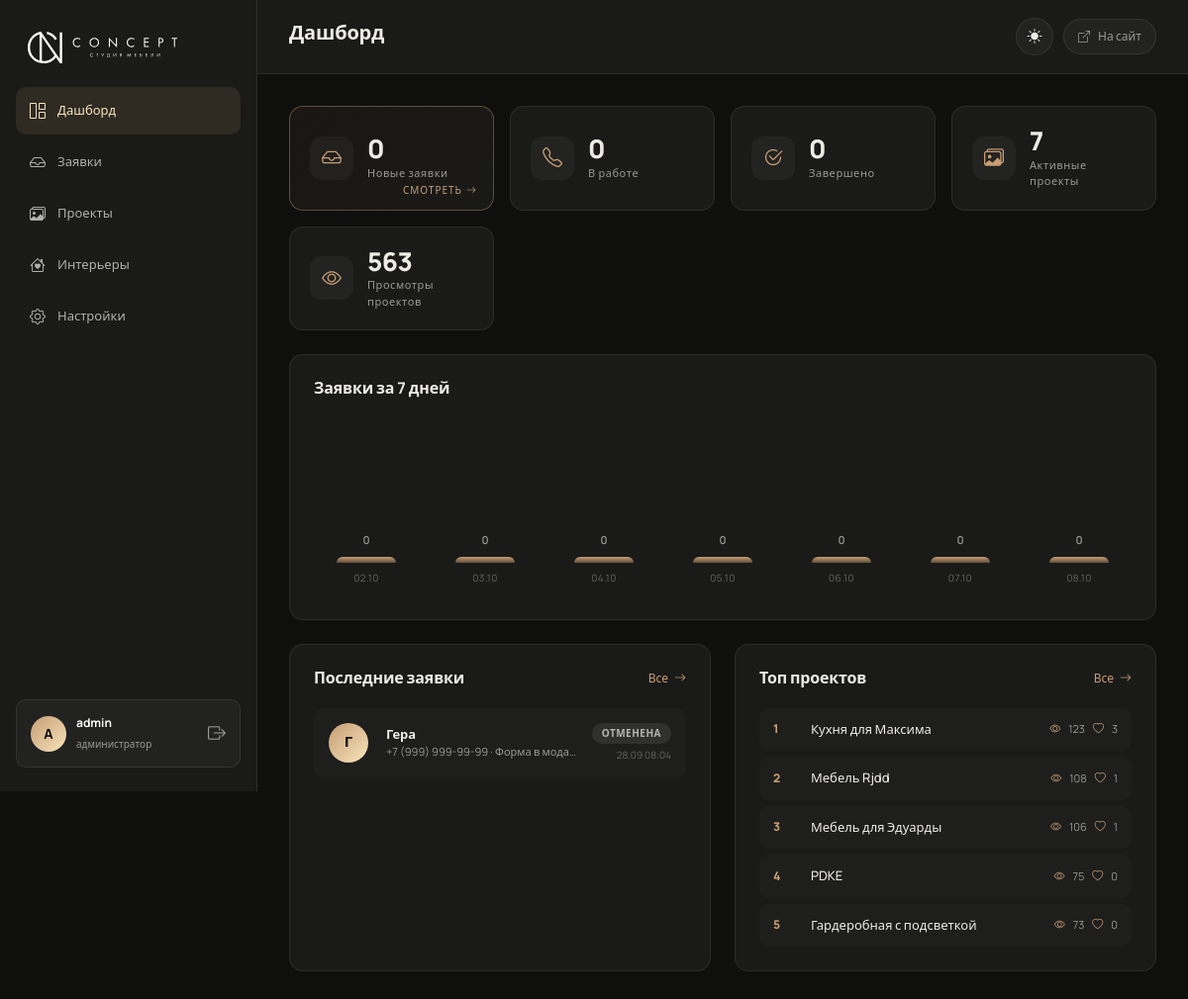
Page /admin/dashboard.php (signed in) on the committed database.
### tables this page shows
CREATE TABLE `leads` (
  `id` int(11) NOT NULL,
  `name` varchar(100) NOT NULL,
  `phone` varchar(20) NOT NULL,
  `email` varchar(100) DEFAULT NULL,
  `source` varchar(50) DEFAULT 'quiz',
  `status` enum('new','contacted','completed','cancelled') DEFAULT 'new',
  `quiz_data` longtext DEFAULT NULL CHECK (json_valid(`quiz_data`)),
  `project_info` text DEFAULT NULL,
  `created_at` timestamp NOT NULL DEFAULT current_timestamp(),
  `updated_at` timestamp NOT NULL DEFAULT current_timestamp() ON UPDATE current_timestamp(),
  `comment` text DEFAULT NULL
);

CREATE TABLE `projects` (
  `id` int(11) NOT NULL,
  `title` varchar(200) NOT NULL,
  `slug` varchar(255) DEFAULT NULL,
  `description` text DEFAULT NULL,
  `area` varchar(50) DEFAULT NULL,
  `duration` varchar(50) DEFAULT NULL,
  `style` varchar(100) DEFAULT NULL,
  `type` varchar(100) DEFAULT NULL,
  `challenge` text DEFAULT NULL,
  `solution` text DEFAULT NULL,
  `features` longtext DEFAULT NULL,
  `before_image` varchar(500) DEFAULT NULL,
  `after_image` varchar(500) DEFAULT NULL,
  `gallery_images` longtext DEFAULT NULL,
  `category` varchar(50) DEFAULT NULL,
  `image_url` varchar(500) DEFAULT NULL,
  `image_path` varchar(500) DEFAULT NULL,
  `thumbnail_url` varchar(500) DEFAULT NULL,
  `sort_order` int(11) DEFAULT 0,
  `is_active` tinyint(1) DEFAULT 1,
  `created_at` timestamp NOT NULL DEFAULT current_timestamp(),
  `views` int(11) NOT NULL DEFAULT 0,
  `likes` int(11) NOT NULL DEFAULT 0
);

### includes/config.php (called while the page is built, shortened)
<?php
function h($v): string {
    return htmlspecialchars((string)($v ?? ''), ENT_QUOTES, 'UTF-8');
}

### admin/includes/helpers.php (called while the page is built, shortened)
<?php
if (!function_exists('fmt_date')) {
    function fmt_date(?string $date, string $format = 'd.m.Y H:i'): string {
        try {
            return (new DateTime($date))->format($format);
        } catch (Throwable $e) {
            return '—';
        }
    }
}

### admin/dashboard.php (the view, shortened to what this page needs)
<?php
require_once __DIR__ . '/includes/header.php';
$newLeads         = (int)$pdo->query("SELECT COUNT(*) FROM leads WHERE status='new'")->fetchColumn();
$contactedLeads   = (int)$pdo->query("SELECT COUNT(*) FROM leads WHERE status='contacted'")->fetchColumn();
$completedLeads   = (int)$pdo->query("SELECT COUNT(*) FROM leads WHERE status='completed'")->fetchColumn();
$totalProjects    = (int)$pdo->query("SELECT COUNT(*) FROM projects WHERE is_active=1")->fetchColumn();
$totalViews       = (int)$pdo->query("SELECT COALESCE(SUM(views),0) FROM projects")->fetchColumn();
$recentLeads = $pdo->query("SELECT * FROM leads ORDER BY created_at DESC LIMIT 6")->fetchAll();
$topProjects = $pdo->query("SELECT id, title, views, likes FROM projects WHERE is_active=1 ORDER BY views DESC LIMIT 5")->fetchAll();
$chartMap = [];
$days = [];
for ($i = 6; $i >= 0; $i--) {
    $d = date('Y-m-d', strtotime("-$i days"));
    $days[$d] = $chartMap[$d] ?? 0;
}
$maxDay = max(1, max($days));
?>
<div class="kpi-grid">
    <div class="kpi-card kpi-card--accent">
        <div class="kpi-icon"><i class="bi bi-inbox"></i></div>
        <div class="kpi-body">
            <div class="kpi-value"><?= $newLeads ?></div>
            <div class="kpi-label">Новые заявки</div>
        </div>
        <a href="leads.php?status=new" class="kpi-link">Смотреть <i class="bi bi-arrow-right"></i></a>
    </div>
    <div class="kpi-card">
        <div class="kpi-icon"><i class="bi bi-telephone"></i></div>
        <div class="kpi-body">
            <div class="kpi-value"><?= $contactedLeads ?></div>
            <div class="kpi-label">В работе</div>
        </div>
    </div>
    <div class="kpi-card">
        <div class="kpi-icon"><i class="bi bi-check2-circle"></i></div>
        <div class="kpi-body">
            <div class="kpi-value"><?= $completedLeads ?></div>
            <div class="kpi-label">Завершено</div>
        </div>
    </div>
    <div class="kpi-card">
        <div class="kpi-icon"><i class="bi bi-images"></i></div>
        <div class="kpi-body">
            <div class="kpi-value"><?= $totalProjects ?></div>
            <div class="kpi-label">Активные проекты</div>
        </div>
    </div>
    <div class="kpi-card">
        <div class="kpi-icon"><i class="bi bi-eye"></i></div>
        <div class="kpi-body">
            <div class="kpi-value"><?= number_format($totalViews, 0, '.', ' ') ?></div>
            <div class="kpi-label">Просмотры проектов</div>
        </div>
    </div>
</div>
<div class="admin-card">
    <h2 class="admin-card-title">Заявки за 7 дней</h2>
    <div class="bar-chart">
        <?php foreach ($days as $day => $cnt): ?>
        <div class="bar-wrap">
            <div class="bar-value"><?= $cnt ?></div>
            <div class="bar" style="height: <?= max(4, (int)($cnt / $maxDay * 100)) ?>%"></div>
            <div class="bar-label"><?= date('d.m', strtotime($day)) ?></div>
        </div>
        <?php endforeach; ?>
    </div>
</div>
<div class="admin-grid-2">
    <div class="admin-card">
        <div class="admin-card-head">
            <h2 class="admin-card-title">Последние заявки</h2>
            <a href="leads.php" class="admin-link">Все <i class="bi bi-arrow-right"></i></a>
        </div>
        <?php if ($recentLeads): ?>
        <div class="leads-list">
            <?php foreach ($recentLeads as $lead): ?>
            <a href="lead.php?id=<?= (int)$lead['id'] ?>" class="lead-item">
                <div class="lead-avatar"><?= mb_strtoupper(mb_substr($lead['name'] ?: '?', 0, 1)) ?></div>
                <div class="lead-info">
                    <strong><?= h($lead['name']) ?></strong>
                    <small><?= h($lead['phone']) ?> · <?= h($lead['source']) ?></small>
                </div>
                <div class="lead-meta">
                    <span class="status-badge status-<?= h($lead['status']) ?>">
                        <?= match($lead['status']) {
                            'new' => 'Новая',
                            'contacted' => 'В работе',
                            'completed' => 'Завершена',
                            'cancelled' => 'Отменена',
                            default => $lead['status'],
                        } ?>
                    </span>
                    <small class="lead-date"><?= fmt_date($lead['created_at'], 'd.m H:i') ?></small>
                </div>
            </a>
            <?php endforeach; ?>
        </div>
        <?php else: ?>
            <p class="admin-empty">Заявок пока нет</p>
        <?php endif; ?>
    </div>
    <div class="admin-card">
        <div class="admin-card-head">
            <h2 class="admin-card-title">Топ проектов</h2>
            <a href="projects.php" class="admin-link">Все <i class="bi bi-arrow-right"></i></a>
        </div>
        <?php if ($topProjects): ?>
        <div class="top-list">
            <?php foreach ($topProjects as $i => $p): ?>
            <a href="project-edit.php?id=<?= (int)$p['id'] ?>" class="top-item">
                <span class="top-num"><?= $i + 1 ?></span>
                <span class="top-title"><?= h($p['title']) ?></span>
                <span class="top-stats">
                    <i class="bi bi-eye"></i> <?= (int)$p['views'] ?>
                    <i class="bi bi-heart"></i> <?= (int)$p['likes'] ?>
                </span>
            </a>
            <?php endforeach; ?>
        </div>
        <?php else: ?>
            <p class="admin-empty">Проектов пока нет</p>
        <?php endif; ?>
    </div>
</div>
<?php require_once __DIR__ . '/includes/footer.php'; ?>

### rows in the picture
leads: name "Г", name "Гера", phone "+7 (999) 999-99-99", source "Форма в мода…", status "ОТМЕНЕНА", created_at "28.09 08:04"
projects: title "Кухня для Максима", views "123", likes "3"
projects: title "Мебель Rjdd", views "108", likes "1"
projects: title "Мебель для Эдуарды", views "106", likes "1"
projects: title "PDKE", views "75", likes "0"
projects: title "Гардеробная с подсветкой", views "73", likes "0"

### other values in the picture
mb_strtoupper(mb_substr($user['username'] ?? 'A', 0, 1)) "A"
$user['username'] "admin"
$pageTitle "Дашборд"
$newLeads "0"
$contactedLeads "0"
$completedLeads "0"
$totalProjects "7"
$totalViews "563"
$cnt "0"
date('d.m', strtotime($day)) "02.10"
date('d.m', strtotime($day)) "03.10"
date('d.m', strtotime($day)) "04.10"
date('d.m', strtotime($day)) "05.10"
date('d.m', strtotime($day)) "06.10"
date('d.m', strtotime($day)) "07.10"
